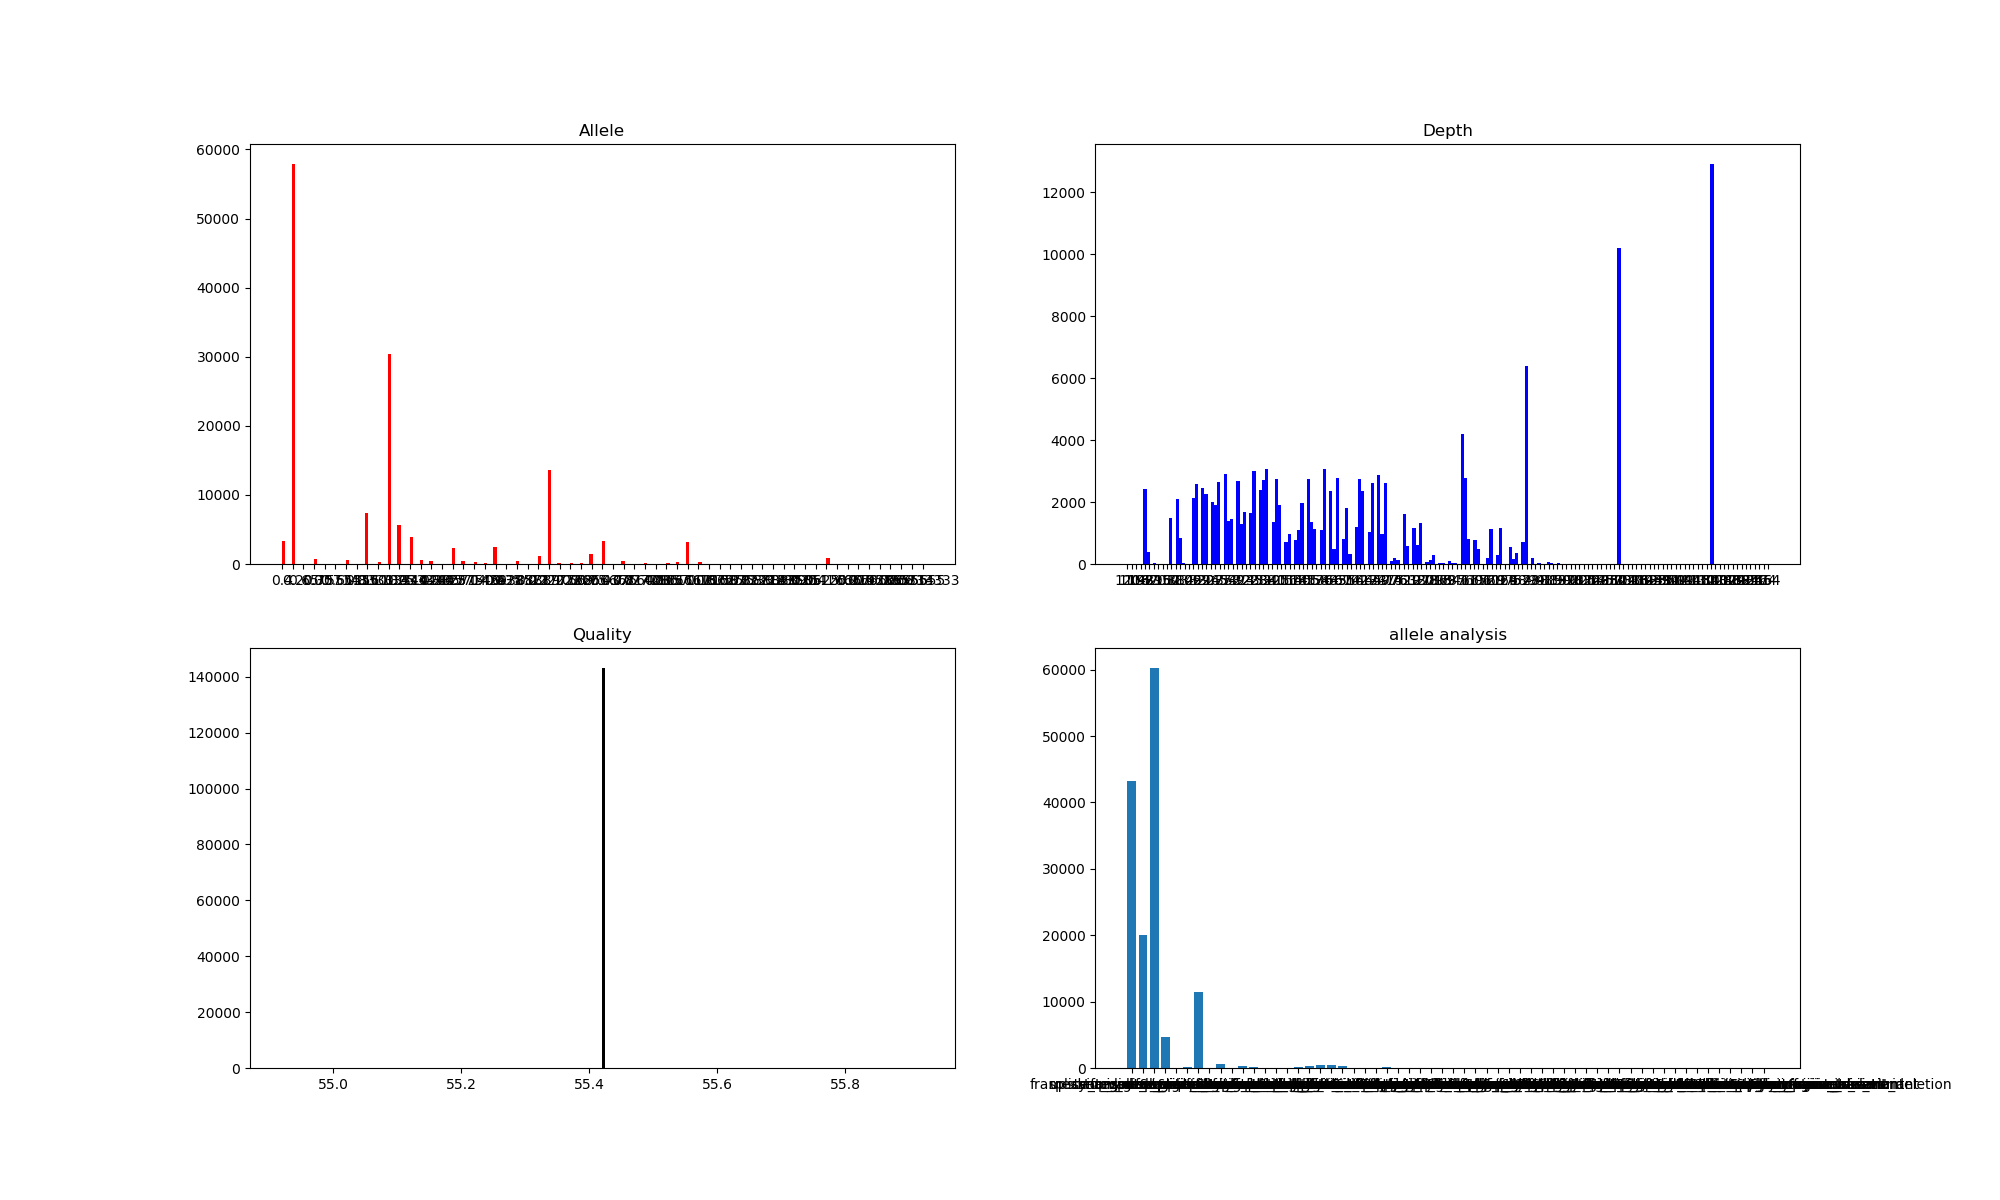

The Python source for this figure:
#!/usr/bin/env python3

import sys
import os
import pandas as pd
import numpy as np
import matplotlib.pyplot as plt
#import fasta

File=open(sys.argv[1])

read_depth = []

for line in File:
    if line.startswith("#"):
        continue
    else:
        lines = line.rstrip("\r\n").split("\t")
        info = lines[7]
        depth = info.split(";")[7].lstrip("DP=")
        depths=depth.strip("\r\n").split(",")
        depths2=depths[0]
        read_depth.append(depths2)

alleles=[]

for line in open(sys.argv[1]):
    if line.startswith("#"):
        continue
    else:
        lines = line.strip("\r\n").split("\t")
        info = lines[7].split(";")
        allele = info[3].split("=")
        values = allele[1].strip("\r\n").split(",")
        val = values[0]
        alleles.append(val)
        
Quality=[]

for line in open(sys.argv[1]):
    if line.startswith("#"):
        continue
    else:
        flines = line.strip("\r\n").split("\t")
        Qual = float(lines[5])
        Quality.append(Qual)
    
Variants = []

for line in open(sys.argv[1]):
    if line.startswith("#"):
        continue
    else:
        lines = line.strip("\r\n").split("\t")
        info = lines[7].split(";")
        for item in info:
            last = item.split("=")
            if last[0] == "ANN":
                update= last[1].split("|")
                if update[1] == " ":
                    continue
                else:
                    Variants.append(update[1])
        
dicts = {}
for item in Variants:
    if item in dicts:
        dicts[item] += 1
    elif item == "":
        continue
    else:
        dicts[item] = 1
dictkeys = list(dicts.keys())

Final= []
for i in dictkeys:
    if i in dicts:
        Final.append(dicts[i])

fig, axes = plt.subplots(nrows=2,ncols=2)
axes = axes.flatten()

fig.set_size_inches(20,12)

axes[0].hist(alleles, bins = 200, color = "red")
axes[0].set_title('Allele')

axes[1].hist(read_depth, bins = 200, color = "blue")
axes[1].set_title('Depth')

axes[2].hist(Quality, bins = 200, color = "black")
axes[2].set_title('Quality')

axes[3].bar (dictkeys, Final)
axes[3].set_title ("effects of variant")
plt.title( "allele analysis" )

plt.savefig('all_plots.png')
plt.close(fig)
